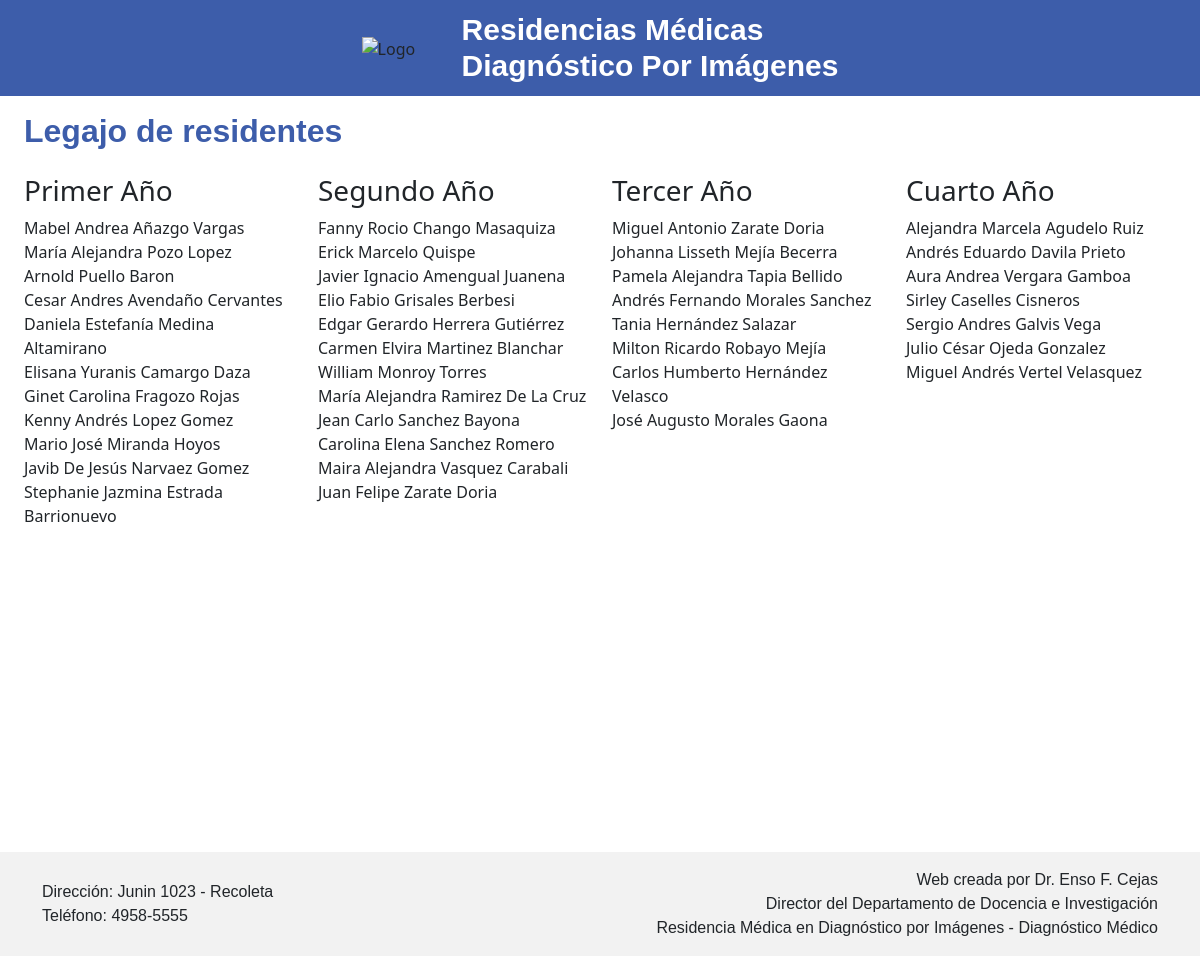
/residentes/, run on the app's committed database.
### residentesdm/models.py (models this page shows, shortened)
class Residente(models.Model):
    dni_regex = RegexValidator(
        regex=r'^\d{2}\.\d{3}\.\d{3}$',
        message="El DNI debe tener el formato: 'xx.xxx.xxx'"
    )
    matricula_regex = RegexValidator(
        regex=r'^\d{3}\.\d{3}$',
        message="La matrícula debe tener el formato: 'xxx.xxx'"
    )
    nombre = models.CharField(max_length=200)
    apellido = models.CharField(max_length=200)
    DNI = models.CharField(validators=[dni_regex], max_length=10, unique=True, primary_key=True, default='00.000.000')
    matricula = models.CharField(validators=[matricula_regex], max_length=10, unique=True, default='000.000')
    email = models.EmailField(max_length=200, default='Desconocido')
    nacionalidad = models.CharField(max_length=200, default='Desconocida')
    fecha_ingreso = models.DateField()
    repetido = models.BooleanField(default=False)
    grupo = models.CharField(max_length=10, blank=True)
    def calculate_grupo(self):
        hoy = timezone.now().date()
        diferencia = hoy.year - self.fecha_ingreso.year - ((hoy.month, hoy.day) < (self.fecha_ingreso.month, self.fecha_ingreso.day))
        if self.repetido:
            diferencia -= 1
        if diferencia < 1:
            return 'R1'
        elif diferencia < 2:
            return 'R2'
        elif diferencia < 3:
            return 'R3'
        elif diferencia < 4:
            return 'R4'
        else:
            return 'Egresado'

### residentesdm/views.py (the view)
# urls.py: path('residentes/', views.residentes, name='residentes'),
def residentes(request):
    todos_los_residentes = Residente.objects.all().order_by('grupo')
    total_residentes = Residente.objects.count()
    residentes_primer_año = [r for r in todos_los_residentes if r.calculate_grupo() == 'R1']
    residentes_segundo_año = [r for r in todos_los_residentes if r.calculate_grupo() == 'R2']
    residentes_tercer_año = [r for r in todos_los_residentes if r.calculate_grupo() == 'R3']
    residentes_cuarto_año = [r for r in todos_los_residentes if r.calculate_grupo() == 'R4']
    return render(request, 'residentes.html', {
        'todos_los_residentes': todos_los_residentes,
        'total_residentes': total_residentes,
        'residentes_primer_año': residentes_primer_año,
        'residentes_segundo_año': residentes_segundo_año,
        'residentes_tercer_año': residentes_tercer_año,
        'residentes_cuarto_año': residentes_cuarto_año,
    })

### residentesdm/templates/residentes.html (shortened to what this page needs)
{% extends "plantillas/base.html" %}
{% load static %}
{% block content %}
<div class="container-fluid mt-3">
<h2 class="text-start">Legajo de residentes</h2>
<div class="row">
    <div class="col-sm">
        <div class="mt-3">
            <h3>Primer Año</h3>
            {% for residente in residentes_primer_año %}
                {{ residente.nombre.title }} {{ residente.apellido.title }}<br>
            {% endfor %}
        </div>
    </div>
    <div class="col-sm">
        <div class="mt-3">
            <h3>Segundo Año</h3>
            {% for residente in residentes_segundo_año %}
                {{ residente.nombre.title }} {{ residente.apellido.title }}<br>
            {% endfor %}
        </div>
    </div>
    <div class="col-sm">
        <div class="mt-3">
            <h3>Tercer Año</h3>
            {% for residente in residentes_tercer_año %}
                {{ residente.nombre.title }} {{ residente.apellido.title }}<br>
            {% endfor %}
        </div>
    </div>
    <div class="col-sm">
        <div class="mt-3">
            <h3>Cuarto Año</h3>
            {% for residente in residentes_cuarto_año %}
                {{ residente.nombre.title }} {{ residente.apellido.title }}<br>
            {% endfor %}
        </div>
    </div>
</div>
{% endblock %}

### residentesdm/static/styles.css (style rules this page uses)
main h2 { color: #3D5DAA; font-family: nimbus-sans, sans-serif; font-weight: 700; font-style: bold; }

### data on the page
Residente: nombre "Mabel Andrea", apellido "Añazgo Vargas"
Residente: nombre "María Alejandra", apellido "Pozo Lopez"
Residente: nombre "Arnold", apellido "Puello Baron"
Residente: nombre "Cesar Andres", apellido "Avendaño Cervantes"
Residente: nombre "Daniela Estefanía", apellido "Medina Altamirano"
Residente: nombre "Elisana Yuranis", apellido "Camargo Daza"
Residente: nombre "Ginet Carolina", apellido "Fragozo Rojas"
Residente: nombre "Kenny Andrés", apellido "Lopez Gomez"
Residente: nombre "Mario José", apellido "Miranda Hoyos"
Residente: nombre "Javib De Jesús", apellido "Narvaez Gomez"
Residente: nombre "Stephanie Jazmina", apellido "Estrada Barrionuevo"
Residente: nombre "Fanny Rocio", apellido "Chango Masaquiza"
Residente: nombre "Erick Marcelo", apellido "Quispe"
Residente: nombre "Javier Ignacio", apellido "Amengual Juanena"
Residente: nombre "Elio Fabio", apellido "Grisales Berbesi"
Residente: nombre "Edgar Gerardo", apellido "Herrera Gutiérrez"
Residente: nombre "Carmen Elvira", apellido "Martinez Blanchar"
Residente: nombre "William", apellido "Monroy Torres"
Residente: nombre "María Alejandra", apellido "Ramirez De La Cruz"
Residente: nombre "Jean Carlo", apellido "Sanchez Bayona"
Residente: nombre "Carolina Elena", apellido "Sanchez Romero"
Residente: nombre "Maira Alejandra", apellido "Vasquez Carabali"
Residente: nombre "Juan Felipe", apellido "Zarate Doria"
Residente: nombre "Miguel Antonio", apellido "Zarate Doria"
Residente: nombre "Johanna Lisseth", apellido "Mejía Becerra"
Residente: nombre "Pamela Alejandra", apellido "Tapia Bellido"
Residente: nombre "Andrés Fernando", apellido "Morales Sanchez"
Residente: nombre "Tania", apellido "Hernández Salazar"
Residente: nombre "Milton Ricardo", apellido "Robayo Mejía"
Residente: nombre "Carlos Humberto", apellido "Hernández Velasco"
Residente: nombre "José Augusto", apellido "Morales Gaona"
Residente: nombre "Alejandra Marcela", apellido "Agudelo Ruiz"
Residente: nombre "Andrés Eduardo", apellido "Davila Prieto"
Residente: nombre "Aura Andrea", apellido "Vergara Gamboa"
Residente: nombre "Sirley", apellido "Caselles Cisneros"
Residente: nombre "Sergio Andres", apellido "Galvis Vega"
Residente: nombre "Julio César", apellido "Ojeda Gonzalez"
Residente: nombre "Miguel Andrés", apellido "Vertel Velasquez"
